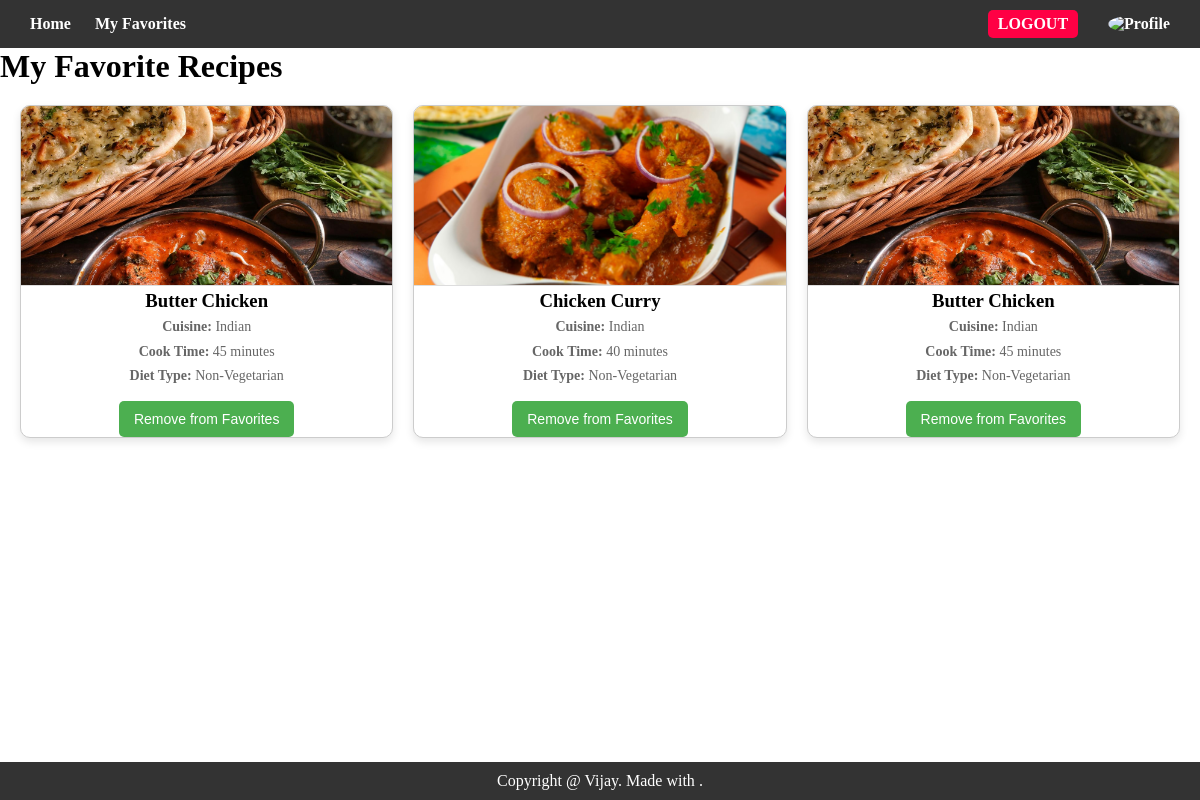
Screenshot of /favorites.php (signed in) with the database file from the repository.
### tables this page shows
CREATE TABLE `recipes` (
  `id` int(11) NOT NULL,
  `name` varchar(100) NOT NULL,
  `ingredients` text NOT NULL,
  `steps` text NOT NULL,
  `image` varchar(255) DEFAULT NULL,
  `cuisine` varchar(50) DEFAULT NULL,
  `cook_time` int(11) DEFAULT NULL,
  `diet_type` varchar(50) DEFAULT NULL
);

### favorites.php (the view, shortened to what this page needs)
<?php
include "config.php";
$user_id = $_SESSION['user_id'];
$sql_user = "SELECT name, email, profile_picture FROM users WHERE id = '$user_id'";
$user_result = $conn->query($sql_user);
if ($user_result->num_rows > 0) {
    $user = $user_result->fetch_assoc();
    $profile_picture = $user['profile_picture'] ?: 'uploads/default_avatar.png';
} else {
    $profile_picture = 'uploads/default_avatar.png';
    die("User not found.");
}
$sql = "SELECT r.id, r.name, r.image, r.cuisine, r.cook_time, r.diet_type
        FROM recipes r
        INNER JOIN user_favorites uf ON r.id = uf.recipe_id
        WHERE uf.user_id = '$user_id'";
$result = $conn->query($sql);
?>
<!DOCTYPE html>
<html lang="en">
<head>
    <link rel="stylesheet" href="css/styles.css">
</head>
<body>
    <div class="navbar">
        <div class="left-links">
            <a href="index.php">Home</a>
            <a href="favorites.php">My Favorites</a>
        </div>
        <div class="right-links">
            <a href="logout.php" class="logout-button">Logout</a>
            <a href="profile.php">
                <img src="<?= htmlspecialchars($profile_picture) ?>" alt="Profile" class="profile-logo">
            </a>
        </div>
    </div>
    <div id="content">
        <h1>My Favorite Recipes</h1>
        <div class="recipe-container">
            <?php
            if ($result->num_rows > 0) {
                while ($row = $result->fetch_assoc()) {
                    echo '<div class="recipe-card">';
                    echo '<img src="' . $row['image'] . '" alt="' . $row['name'] . '">';
                    echo '<h3><a href="recipe_details.php?id=' . $row['id'] . '">' . $row['name'] . '</a></h3>';
                    echo '<p><strong>Cuisine:</strong> ' . $row['cuisine'] . '</p>';
                    echo '<p><strong>Cook Time:</strong> ' . $row['cook_time'] . ' minutes</p>';
                    echo '<p><strong>Diet Type:</strong> ' . $row['diet_type'] . '</p>';
                    echo '<form action="" method="POST">';
                    echo '<button type="submit" name="remove">Remove from Favorites</button>';
                    echo '</form>';
                    echo '</div>';
                }
            } else {
                echo "<p>You have no favorite recipes yet. <a href='recipes.php' style='text-decoration : none;'>Browse Recipes</a></p>";
            }
            ?>
        </div>
    </div>
    <div id="footer">
        <div class="copy-right">
            <p>Copyright @ Vijay. Made with <i class="fa-sharp fa-solid fa-heart"></i> .</p>
        </div>
    </div>
</body>
</html>

### css/styles.css (style rules this page uses)
* { margin: 0; padding: 0; box-sizing: border-box; }
html, body { height: 100%; scroll-behavior: smooth; }
body { margin: 0px; padding: 0px; display: flex; flex-direction: column; justify-content: space-between; }
.navbar { display: flex; justify-content: space-between; align-items: center; padding: 10px 20px; background-color: #333; color: white; position: sticky; top: 0; z-index: 1000; }
.navbar a { position: relative; color: white; text-decoration: none; margin: 0 10px; font-weight: bold; }
.navbar .left-links a::after { content: ""; position: absolute; left: 0; bottom: -2px; width: 0; height: 2px; background-color: white; transition: width 0.3s ease; }
.navbar .left-links a { position: relative; color: white; text-decoration: none; margin: 0 10px; font-weight: bold; }
.navbar .right-links { display: flex; align-items: center; }
.navbar .profile-logo { width: 40px; height: 40px; border-radius: 50%; margin-left: 10px; cursor: pointer; }
.navbar .logout-button { padding: 5px 10px; background-color: #f04; border: none; border-radius: 5px; color: white; cursor: pointer; text-transform: uppercase; }
.recipe-container { display: grid; grid-template-columns: repeat(auto-fit, minmax(250px, 1fr)); gap: 20px; margin: 20px 0; padding: 0 20px; }
.recipe-container a { text-decoration: none; }
.recipe-card { background-color: #fff; border: 1px solid #ccc; border-radius: 10px; box-shadow: 0 4px 8px rgba(0, 0, 0, 0.1); overflow: hidden; text-align: center; transition: transform 0.2s, box-shadow 0.2s; }
.recipe-card img { width: 100%; height: 180px; object-fit: cover; border-bottom: 1px solid #ddd; }
.recipe-card a { text-decoration: none; color: black; }
.recipe-card p { font-size: 14px; color: #666; margin: 5px 0; line-height: 1.4; }
.recipe-card button { background-color: #4CAF50; color: white; border: none; border-radius: 5px; padding: 10px 15px; font-size: 14px; cursor: pointer; margin-top: 10px; transition: background-color 0.3s, transform 0.2s; }
.logout-button { display: inline-block; padding: 10px 15px; background-color: #FF4B4B; color: white; text-decoration: none; border-radius: 5px; font-size: 16px; margin: 20px; transition: background-color 0.3s, transform 0.2s; }
button { display: inline-block; padding: 10px 20px; background-color: #ff5722; color: white; font-size: 1em; border: none; border-radius: 4px; cursor: pointer; }
#content { flex: 1; }
#footer { background-color: #333; color: white; text-align: center; padding: 10px 20px; width: 100%; }

### rows the page displays
recipes: image (picture), name "Butter Chicken", cuisine "Indian", cook_time "45", diet_type "Non-Vegetarian"
recipes: image (picture), name "Chicken Curry", cuisine "Indian", cook_time "40", diet_type "Non-Vegetarian"
